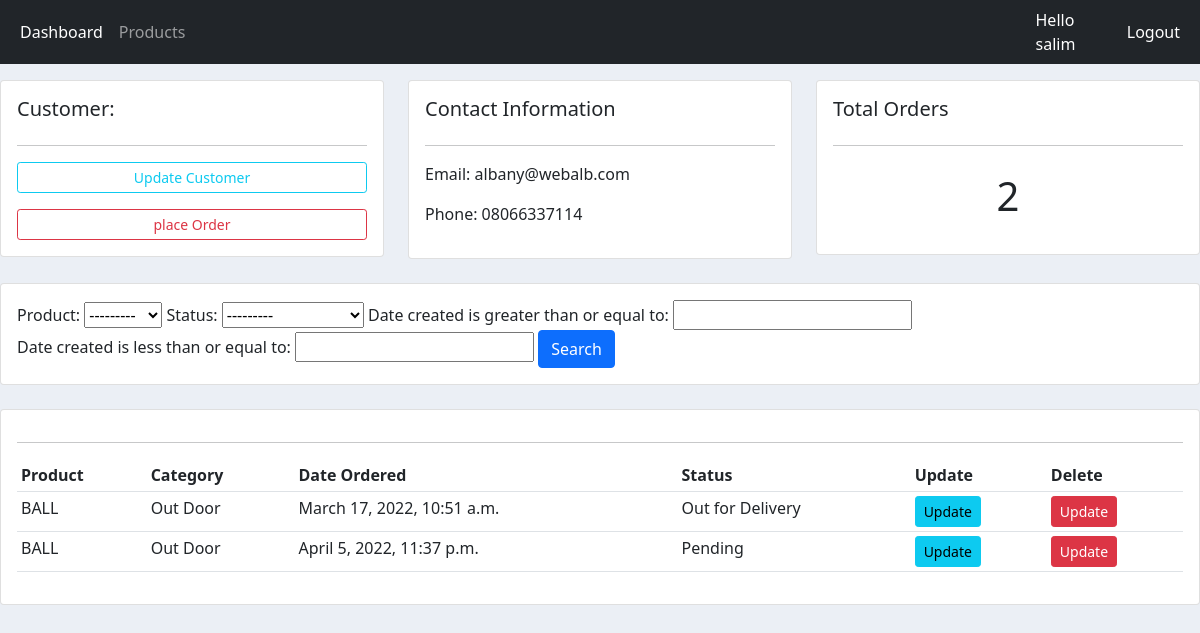
The app's page /customer/1/ (signed in) with its own data.
### accounts/models.py (models this page shows, shortened)
class Customer(models.Model):
    user = models.OneToOneField(User,null=True,blank=True,on_delete=models.CASCADE)
    name = models.CharField(max_length=150, null=True)
    phone = models.CharField(max_length=150, null=True)
    email = models.CharField(max_length=150, null=True)
    profile_pic = models.ImageField(null=True, default='salim2.png',blank=True)
    date_created = models.DateTimeField(auto_now_add=True)

class Order(models.Model):
    customer = models.ForeignKey(Customer, null=True, on_delete=models.SET_NULL)
    product = models.ForeignKey(Product, null=True, on_delete=models.SET_NULL)
    STATUS = (
        ('Pending','Pending'),
        ('Out for Delivery','Out for Delivery'),
        ('Delivered','Delivered'),
    )
    date_created = models.DateTimeField(auto_now_add=True)
    status = models.CharField(max_length=150, null=True, choices=STATUS)

class Product(models.Model):
    CATEGORY = (
        ('Indoor','Indoor'),
        ('Out Door','Out Door'),
    )
    name = models.CharField(max_length=150, null=True)
    price = models.FloatField(null=True)
    category = models.CharField(max_length=150, null=True, choices = CATEGORY)
    description = models.CharField(max_length=150, null=True, blank=True)
    date_created = models.DateTimeField(auto_now_add=True)
    tags = models.ManyToManyField(Tags)
    def __str__(self):
       return self.name[:]

### accounts/decorators.py (the view)
        def wrapper_func(request,*args,**kwargs):
            group = None
            if request.user.groups.exists():
                group = request.user.groups.all()[0].name
            if group in allowed_role:
                return view_func(request,*args,**kwargs)
            else:
                return HttpResponse("you are not authorized to view this page")

### accounts/views.py (called while the page is built)
@login_required(login_url='login')
@allowed_users(allowed_role=['admin'])
def customer(request,pk):
    customers = Customer.objects.get(id=pk)
    orders = customers.order_set.all()
    total_order = orders.count()
    orderfilter = OrderFilter(request.GET,queryset=orders)
    orders = orderfilter.qs
    context = {"customers":customers,
                "orders":orders,
                "total_orders":total_order,
                "orderfilter":orderfilter,
    }
    return render(request,'customer.html', context)

### templates/customer.html
{% extends 'base.html'%}
{% block content %}
    <div class="row">
            <div class="col-md">
                <div class="card card-body">
                    <h5>Customer:</h5>
                    <hr>
                    <a class="btn btn-outline-info btn-sm mb-3">Update Customer</a>
                    <a href="{% url 'create_order' customers.id %}" class="btn btn-outline-danger btn-sm">place Order</a>
            </div>
        </div>
        <div class="col-md">
            <div class="card card-body">
                <h5>Contact Information</h5>
                <hr>
                <p>Email: {{customers.email}}</p>
                <p>Phone: {{customers.phone}}</p>
            </div>
        </div>
        <div class="col-md">
            <div class="card card-body">
                <h5>Total Orders</h5>
                <hr>
                <h1 style="text-align: center; padding:10px">{{total_orders}}</h1>
            </div>
        </div>
    </div>
    <br>
    <div class="row">
        <div class="col">
            <div class="card card-body">
                <form method="get">
                    {{orderfilter.form}}
                    <button class="btn btn-primary" type="submit">Search</button>
                </form>
            </div>
        </div>
    </div>
    <br>
    <div class="row">
        <div class="col-md">
            <div class="card card-body">
                <hr>
                <table class="table table-sm">
                    <tr>
                        <th>Product</th>
                        <th>Category</th>
                        <th>Date Ordered</th>
                        <th>Status</th>
                        <th>Update</th>
                        <th>Delete</th>
                    </tr>
                    {% for order in orders %}
                        <tr>
                            <td>{{order.product}}</td>
                            <td>{{order.product.category}}</td>
                            <td>{{order.date_created}}</td>
                            <td>{{order.status}}</td>
                            <td><a href="{% url 'update_order' order.id%}" class="btn btn-sm btn-info">Update</a></td>
                            <td><a href="{% url 'delete_order' order.id%}" class="btn btn-sm btn-danger">Update</a></td>
                        </tr>
                    {% endfor %}
                </table>
            </div>
        </div>
    </div>
{% endblock %}

### templates/navbar.html (shortened to what this page needs)
{% load static %}
<nav class="navbar navbar-expand-lg navbar-dark bg-dark mb-3">
    <div class="container-fluid">
      <div class="collapse navbar-collapse" id="navbarSupportedContent">
        <ul class="navbar-nav me-auto mb-2 mb-lg-0">
          <li class="nav-item">
            {% if request.user.is_staff %}
            <a class="nav-link active" aria-current="page" href="{% url 'home' %}">Dashboard</a>
          </li>
          <li class="nav-item">
            <a class="nav-link" href="{% url 'product' %}">Products</a>
          </li>
          {% else %}
          <li class="nav-item">
            <a class="nav-link" href="{% url 'account_settings' %}">Settings</a>
        </ul>
          {% endif %}
      </div>
    </div>
    <span class="logout-style">Hello {{user.username}}</span>
    <span><a class="logout-style" href="{% url 'logout' %}">Logout</a></span>
  </nav>

### static/css/main.css (style rules this page uses)
.body-style { background-color: #ebeff5; }

### templates/navbar.html (style rules this page uses)
.logout-style { color: white; text-decoration: none; margin-right:20px; }

### records on screen
Customer: email "albany@webalb.com", phone "08066337114"
Order: product "BALL", product.category "Out Door", date_created "March 17, 2022, 10:51 a.m.", status "Out for Delivery"
Order: product "BALL", product.category "Out Door", date_created "April 5, 2022, 11:37 p.m.", status "Pending"

### other values on screen
{{ user.username }} "salim"
{{ total_orders }} "2"
